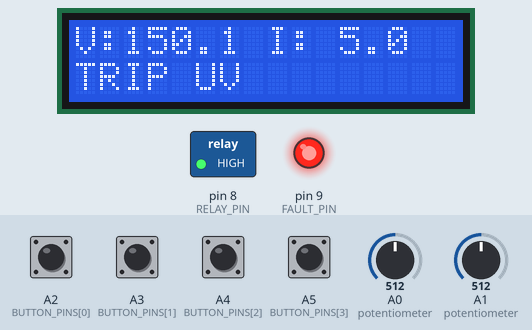
This sketch was run on a simulated Arduino Uno, built with avr-gcc and run on an emulated ATmega328P. Parts: 16×2 character LCD, switched loads named in the sketch (green lamp = pin HIGH), output pins drawn as LEDs (lit = HIGH). Inputs (shaded band) come from the test bench; at power-on: A2 (BUTTON_PINS[0]), A3 (BUTTON_PINS[1]), A4 (BUTTON_PINS[2]), A5 (BUTTON_PINS[3]) HIGH, A1 (potentiometer) = 512, A0 (potentiometer) = 512. What the sketch prints to the serial monitor is not drawn.

Above: at 1.2 s.
1.3 s: A2 (BUTTON_PINS[0]) pulled LOW for 0.15 s
At 1.9 s:
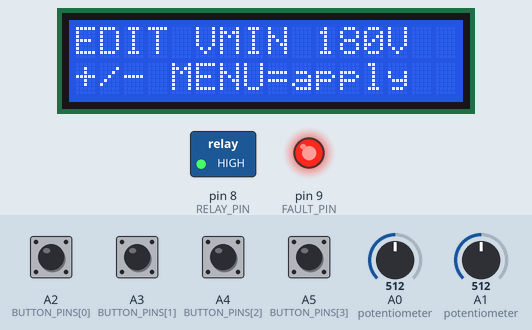
2.9 s: A5 (BUTTON_PINS[3]) pulled LOW for 0.15 s
At 2.93 s:
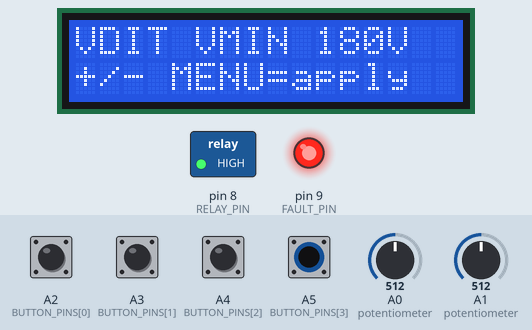
4.5 s: A1 (potentiometer) set to 15
At 5.1 s:
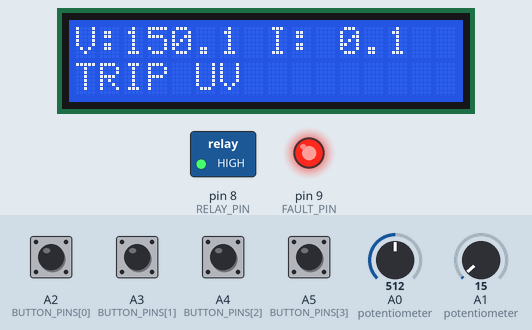
6.0 s: A2 (BUTTON_PINS[0]) pulled LOW for 1 s
At 6.03 s:
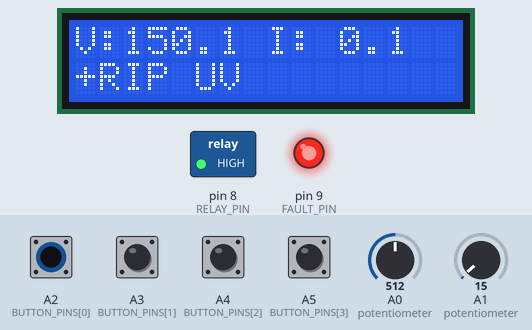
8.5 s: A2 (BUTTON_PINS[0]) pulled LOW for 0.15 s
At 9.5 s:
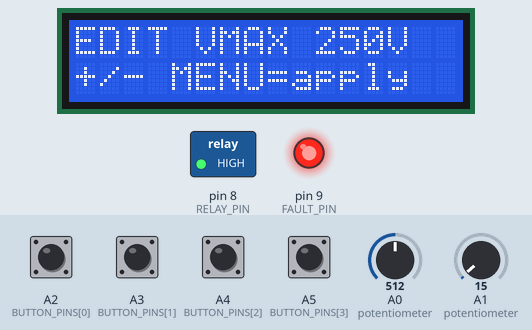
10.1 s: A2 (BUTTON_PINS[0]) pulled LOW for 0.15 s
At 10.6 s:
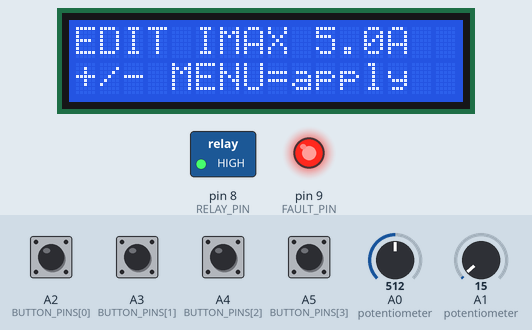
Timing chart, 0 to 12.7 s (numbered marks = the images above; inputs shaded):
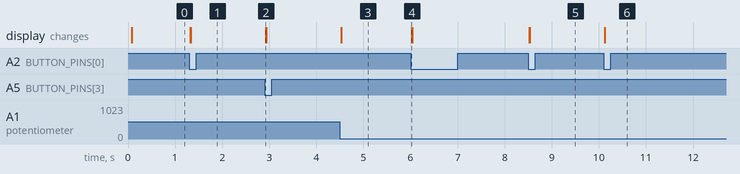

The sketch:

sketch.ino
```cpp
/*
 * Voltage Protector - Arduino Uno / Wokwi, simulation only.
 * A0: emulated 0..300 V; A1: emulated 0..10 A (not actual load sensing).
 * LCD: RS=7 E=6 D4=5 D5=4 D6=3 D7=2.
 * Buttons to GND: MENU=A2 PLUS=A3 MINUS=A4 RESET=A5.
 * Relay=8 (active LOW, diagram's default npn model); fault LED=9.
 * Settings live in RAM. Restart restores defaults. See readme.md.
 */
#include <Arduino.h>
#include <LiquidCrystal.h>
#include <stdint.h>
#include <stdio.h>
#include <string.h>
#include <stdlib.h>
#include <avr/pgmspace.h>

LiquidCrystal lcd(7, 6, 5, 4, 3, 2);
const uint8_t RELAY_PIN = 8, FAULT_PIN = 9;
const uint8_t RELAY_ON = LOW, RELAY_OFF = HIGH;
const uint32_t SAMPLE_US = 2000, RECOVERY_MS = 2000;
const uint8_t BUTTON_PINS[4] = {A2, A3, A4, A5};
enum State : uint8_t { STARTUP, RUNNING, TRIPPED };
enum Fault : uint8_t { NONE = 0, UV = 1, OV = 2, OC = 4 };
State state = STARTUP;
uint16_t vMin = 180, vMax = 250; // volts
uint16_t iMax10 = 50;           // tenths of an ampere
uint16_t voltage10 = 0, current10 = 0;
uint8_t fault = NONE;
uint16_t tripVoltage10 = 0, tripCurrent10 = 0;
uint32_t tripAtMs = 0, tripCount = 0;
uint32_t safeSince = 0, lastSampleUs = 0, maxSampleGapUs = 0;
bool safeTiming = false, haveSample = false;
uint8_t menuPage = 0; // 0=status, 1=VMIN, 2=VMAX, 3=IMAX
uint16_t editValue = 0;
uint32_t lastLcdMs = 0, lastStreamMs = 0;
bool streamEnabled = false;
char desired[2][17] = {{0}, {0}}, shown[2][17] = {{0}, {0}};
uint8_t lcdPosition = 0;
char command[48];
uint8_t commandLength = 0;
bool commandOverflow = false;
// Bounded output queue: serial traffic never waits for a full UART buffer.
char tx[256];
uint8_t txHead = 0, txTail = 0;
uint32_t droppedMessages = 0;
bool buttonRaw[4] = {HIGH, HIGH, HIGH, HIGH};
bool buttonStable[4] = {HIGH, HIGH, HIGH, HIGH};
uint32_t buttonChanged[4] = {0, 0, 0, 0};

void queueLine(const char *s) {
  size_t n = strlen(s);
  uint8_t freeBytes = (uint8_t)(txTail - txHead - 1);
  if (n + 1 > freeBytes) { ++droppedMessages; return; }
  while (*s) { tx[txHead++] = *s++; }
  tx[txHead++] = '\n';
}

void queueFlash(const __FlashStringHelper *s) {
  PGM_P p = reinterpret_cast<PGM_P>(s);
  size_t n = strlen_P(p);
  if (n + 1 > (uint8_t)(txTail - txHead - 1)) { ++droppedMessages; return; }
  while (n--) tx[txHead++] = pgm_read_byte(p++);
  tx[txHead++] = '\n';
}

void serviceTx() {
  uint8_t budget = 16;
  while (budget-- && txTail != txHead && Serial.availableForWrite() > 0)
    Serial.write((uint8_t)tx[txTail++]);
}

const char *stateName() {
  return state == RUNNING ? "RUNNING" : state == TRIPPED ? "TRIPPED" : "STARTUP";
}

uint8_t detectFault() {
  uint8_t f = NONE;
  if (voltage10 < vMin * 10U) f |= UV;
  if (voltage10 > vMax * 10U) f |= OV;
  if (current10 > iMax10) f |= OC;
  return f;
}

bool inRecoveryBand() {
  return voltage10 >= (vMin + 10U) * 10U &&
         voltage10 <= (vMax - 10U) * 10U && current10 <= iMax10 - 5U;
}

bool readyToReset(uint32_t now) {
  return haveSample && safeTiming && inRecoveryBand() &&
         (uint32_t)(now - safeSince) >= RECOVERY_MS;
}

void enableLoad() {
  fault = NONE;
  state = RUNNING;
  digitalWrite(FAULT_PIN, LOW);
  digitalWrite(RELAY_PIN, RELAY_ON);
  queueFlash(F("EVENT RUNNING relay=ON"));
}

void tripLoad(uint8_t reason, uint32_t now) {
  // Disconnect BEFORE logging, formatting, or drawing the display.
  digitalWrite(RELAY_PIN, RELAY_OFF);
  digitalWrite(FAULT_PIN, HIGH);
  state = TRIPPED;
  fault = reason;
  tripVoltage10 = voltage10;
  tripCurrent10 = current10;
  tripAtMs = now;
  ++tripCount;
  menuPage = 0;
  char b[100];
  snprintf_P(b, sizeof b, PSTR("EVENT TRIP t=%lu mask=%u V=%u.%u I=%u.%u count=%lu"),
           (unsigned long)now, (unsigned)fault,
           voltage10/10, voltage10%10, current10/10, current10%10,
           (unsigned long)tripCount);
  queueLine(b);
}

void updateProtection(uint32_t now) {
  if (inRecoveryBand()) {
    if (!safeTiming) { safeTiming = true; safeSince = now; }
  } else safeTiming = false;
  uint8_t f = detectFault();
  if (state != TRIPPED && f != NONE) tripLoad(f, now);
  if (state == STARTUP && readyToReset(now)) enableLoad();
}

void sampleInputs() {
  uint32_t nowUs = micros();
  uint32_t gap = (uint32_t)(nowUs - lastSampleUs);
  if (haveSample && gap < SAMPLE_US) return;
  if (haveSample && gap > maxSampleGapUs) maxSampleGapUs = gap;
  lastSampleUs = nowUs;
  voltage10 = ((uint32_t)analogRead(A0) * 3000U + 511U) / 1023U;
  current10 = ((uint32_t)analogRead(A1) * 100U + 511U) / 1023U;
  haveSample = true;
  updateProtection(millis());
}

void requestReset() {
  if (state != TRIPPED) { queueFlash(F("ERR reset requires TRIPPED state")); return; }
  if (!readyToReset(millis())) { queueFlash(F("ERR wait for recovery band for 2 seconds")); return; }
  enableLoad();
}

bool applySetting(uint8_t which, uint16_t value) {
  bool valid = (which == 1 && value >= 150 && value <= 220 && value + 30 <= vMax) ||
               (which == 2 && value >= 230 && value <= 280 && value >= vMin + 30) ||
               (which == 3 && value >= 10 && value <= 90);
  if (!valid) { queueFlash(F("ERR range VMIN=150..220 VMAX=230..280 gap>=30 IMAX=1.0..9.0")); return false; }
  if (which == 1) vMin = value;
  if (which == 2) vMax = value;
  if (which == 3) iMax10 = value;
  safeTiming = false;
  updateProtection(millis()); // new limits also apply while the menu is open
  queueFlash(F("OK setting applied (RAM only)"));
  return true;
}

void printStatus() {
  char b[128];
  snprintf_P(b, sizeof b, PSTR("STATUS t=%lu V=%u.%u I=%u.%u state=%s relay=%s fault=%u ready=%u"),
           (unsigned long)millis(), voltage10/10, voltage10%10,
           current10/10, current10%10, stateName(),
           state == RUNNING ? "ON" : "OFF", (unsigned)fault,
           (unsigned)readyToReset(millis()));
  queueLine(b);
  snprintf_P(b, sizeof b, PSTR("LIMITS VMIN=%u VMAX=%u IMAX=%u.%u gap_us=%lu dropped=%lu"),
           vMin, vMax, iMax10/10, iMax10%10,
           (unsigned long)maxSampleGapUs, (unsigned long)droppedMessages);
  queueLine(b);
}

// Accept decimal digits and at most one fractional digit; reject NaN, suffixes,
// exponents, negatives, overflow, and trailing junk. Result is in tenths.
bool parseTenths(const char *s, uint16_t &out) {
  if (!s || *s < '0' || *s > '9') return false;
  uint16_t whole = 0;
  while (*s >= '0' && *s <= '9') {
    whole = whole * 10U + (*s++ - '0');
    if (whole > 999) return false;
  }
  uint8_t fraction = 0;
  if (*s == '.') {
    ++s;
    if (*s < '0' || *s > '9') return false;
    fraction = *s++ - '0';
  }
  if (*s) return false;
  out = whole * 10U + fraction;
  return true;
}

void handleCommand(char *line) {
  char *cmd = strtok(line, " \t");
  if (!cmd) return;
  char *arg = strtok(NULL, " \t");
  char *value = strtok(NULL, " \t");
  char *extra = strtok(NULL, " \t");
  if (!strcmp(cmd, "STATUS") && !arg) { printStatus(); return; }
  if (!strcmp(cmd, "RESET") && !arg) { requestReset(); return; }
  if (!strcmp(cmd, "HELP") && !arg) {
    queueFlash(F("STATUS | RESET | SET VMIN 180 | SET VMAX 250 | SET IMAX 5.0 | STREAM ON/OFF | LAST"));
    queueFlash(F("Fault bits: UV=1 OV=2 OC=4; simultaneous faults add. Defaults return on reboot."));
    return;
  }
  if (!strcmp(cmd, "LAST") && !arg) {
    char b[100];
    snprintf_P(b, sizeof b, PSTR("LAST count=%lu t=%lu V=%u.%u I=%u.%u"),
             (unsigned long)tripCount, (unsigned long)tripAtMs,
             tripVoltage10/10, tripVoltage10%10, tripCurrent10/10, tripCurrent10%10);
    queueLine(b); return;
  }
  if (!strcmp(cmd, "STREAM") && arg && !value && (!strcmp(arg,"ON") || !strcmp(arg,"OFF"))) {
    streamEnabled = !strcmp(arg,"ON"); queueFlash(F("OK stream changed")); return;
  }
  if (!strcmp(cmd, "SET") && arg && value && !extra) {
    uint16_t n;
    if (!parseTenths(value, n)) { queueFlash(F("ERR invalid decimal value")); return; }
    uint8_t which = !strcmp(arg,"VMIN") ? 1 : !strcmp(arg,"VMAX") ? 2 : !strcmp(arg,"IMAX") ? 3 : 0;
    if (!which || (which != 3 && n % 10)) { queueFlash(F("ERR unknown setting or fractional voltage limit")); return; }
    if (applySetting(which, which == 3 ? n : n/10)) menuPage = 0;
    return;
  }
  queueFlash(F("ERR command; type HELP"));
}

void serviceRx() {
  uint8_t budget = 8; // bounded work even under continuous input
  while (budget-- && Serial.available()) {
    char c = (char)Serial.read();
    if (c == '\r' || c == '\n') {
      if (commandOverflow) queueFlash(F("ERR line too long"));
      else if (commandLength) { command[commandLength] = 0; handleCommand(command); }
      commandLength = 0; commandOverflow = false;
    } else if (commandOverflow) { /* discard until the next line ending */ }
    else if (c == '\b' || c == 127) { if (commandLength) --commandLength; }
    else if (c >= 32 && c <= 126) {
      if (commandLength < sizeof(command)-1) command[commandLength++] = c;
      else commandOverflow = true;
    }
  }
}

void buttonPress(uint8_t key) {
  if (key == 3) { menuPage = 0; requestReset(); return; }
  if (key == 0) {
    uint8_t next = menuPage == 3 ? 0 : menuPage + 1;
    if (menuPage) {
      State before = state;
      if (!applySetting(menuPage, editValue)) return;
      if (before != TRIPPED && state == TRIPPED) return;
    }
    menuPage = next;
    editValue = menuPage == 1 ? vMin : menuPage == 2 ? vMax : iMax10;
  } else if (menuPage) {
    uint16_t lo = menuPage == 1 ? 150 : menuPage == 2 ? 230 : 10;
    uint16_t hi = menuPage == 1 ? 220 : menuPage == 2 ? 280 : 90;
    if (key == 1 && editValue < hi) ++editValue;
    if (key == 2 && editValue > lo) --editValue;
  }
  lastLcdMs = millis() - 200;
}

void serviceButtons() {
  uint32_t now = millis();
  for (uint8_t i = 0; i < 4; ++i) {
    bool raw = digitalRead(BUTTON_PINS[i]);
    if (raw != buttonRaw[i]) { buttonRaw[i] = raw; buttonChanged[i] = now; }
    if (raw != buttonStable[i] && (uint32_t)(now-buttonChanged[i]) >= 25) {
      buttonStable[i] = raw;
      if (raw == LOW) buttonPress(i);
    }
  }
}

void formatLcd() {
  uint32_t now = millis();
  if ((uint32_t)(now-lastLcdMs) < 200) return;
  lastLcdMs = now;
  char a[32], b[32];
  snprintf_P(a, sizeof a, PSTR("V:%3u.%u I:%2u.%u"), voltage10/10, voltage10%10, current10/10, current10%10);
  if (menuPage) {
    const char *name = menuPage == 1 ? "VMIN" : menuPage == 2 ? "VMAX" : "IMAX";
    if (menuPage == 3) snprintf_P(a, sizeof a, PSTR("EDIT %s %u.%uA"), name, editValue/10, editValue%10);
    else snprintf_P(a, sizeof a, PSTR("EDIT %s %uV"), name, editValue);
    snprintf_P(b, sizeof b, PSTR("+/- MENU=apply"));
  } else if (state == RUNNING) snprintf_P(b, sizeof b, PSTR("RUNNING LOAD ON"));
  else if (state == STARTUP) snprintf_P(b, sizeof b, PSTR("STARTUP WAIT 2s"));
  else if (readyToReset(now)) snprintf_P(b, sizeof b, PSTR("SAFE PRESS RESET"));
  else snprintf_P(b, sizeof b, PSTR("TRIP %s%s%s"), fault & UV ? "UV " : "", fault & OV ? "OV " : "", fault & OC ? "OC" : "");
  snprintf_P(desired[0], 17, PSTR("%-16.16s"), a);
  snprintf_P(desired[1], 17, PSTR("%-16.16s"), b);
}

void serviceLcd() {
  // At most one changed character per loop; no full-screen blocking redraw.
  for (uint8_t n = 0; n < 32; ++n) {
    uint8_t pos = lcdPosition++ & 31, row = pos/16, col = pos%16;
    if (shown[row][col] != desired[row][col]) {
      lcd.setCursor(col, row); lcd.write((uint8_t)desired[row][col]);
      shown[row][col] = desired[row][col]; return;
    }
  }
}

void setup() {
  digitalWrite(RELAY_PIN, RELAY_OFF); pinMode(RELAY_PIN, OUTPUT);
  pinMode(FAULT_PIN, OUTPUT); digitalWrite(FAULT_PIN, LOW);
  for (uint8_t i = 0; i < 4; ++i) pinMode(BUTTON_PINS[i], INPUT_PULLUP);
  Serial.begin(115200);
  lcd.begin(16, 2);
  memset(shown, '?', sizeof shown);
  memset(desired, ' ', sizeof desired);
  desired[0][16] = desired[1][16] = 0;
  queueFlash(F("Voltage Protector - EMULATED INPUTS. Type HELP. 115200 baud, newline."));
  sampleInputs();
  lastLcdMs = millis() - 200;
}

void loop() {
  sampleInputs();
  serviceButtons();
  serviceRx();
  sampleInputs();
  uint32_t now = millis();
  if (streamEnabled && (uint32_t)(now-lastStreamMs) >= 1000) {
    lastStreamMs = now; printStatus();
  }
  formatLcd();
  serviceLcd();
  serviceTx();
}
```

Measured:
- after the input at 1.3 s, the display: first changes at once (image 1 shows a later state)
- after the input at 2.9 s, the display: changes at once (image 2)
- after the input at 4.5 s, the display: first changes at once (image 3 shows a later state)
- after the input at 6.0 s, the display: changes at once (image 4)
- after the input at 8.5 s, the display: first changes at once (image 5 shows a later state)
- after the input at 10.1 s, the display: first changes at once (image 6 shows a later state)
